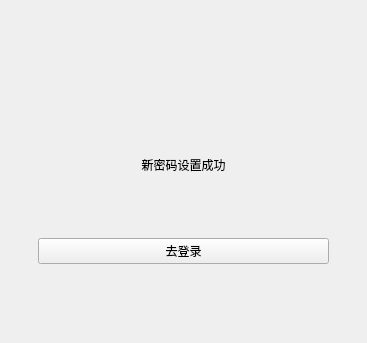
<?xml version="1.0" encoding="UTF-8"?>
<ui version="4.0">
 <class>ResetPasswordForm03</class>
 <widget class="QWidget" name="ResetPasswordForm03">
  <property name="geometry">
   <rect>
    <x>0</x>
    <y>0</y>
    <width>367</width>
    <height>343</height>
   </rect>
  </property>
  <property name="windowTitle">
   <string>Form</string>
  </property>
  <layout class="QVBoxLayout" name="verticalLayout_3">
   <property name="leftMargin">
    <number>38</number>
   </property>
   <property name="rightMargin">
    <number>38</number>
   </property>
   <item>
    <layout class="QVBoxLayout" name="verticalLayout">
     <item>
      <spacer name="verticalSpacer">
       <property name="orientation">
        <enum>Qt::Vertical</enum>
       </property>
       <property name="sizeHint" stdset="0">
        <size>
         <width>17</width>
         <height>68</height>
        </size>
       </property>
      </spacer>
     </item>
     <item>
      <layout class="QHBoxLayout" name="horizontalLayout_2">
       <item>
        <spacer name="horizontalSpacer">
         <property name="orientation">
          <enum>Qt::Horizontal</enum>
         </property>
         <property name="sizeHint" stdset="0">
          <size>
           <width>40</width>
           <height>20</height>
          </size>
         </property>
        </spacer>
       </item>
       <item>
        <widget class="QLabel" name="resetSuccess">
         <property name="minimumSize">
          <size>
           <width>50</width>
           <height>50</height>
          </size>
         </property>
         <property name="maximumSize">
          <size>
           <width>50</width>
           <height>50</height>
          </size>
         </property>
         <property name="text">
          <string/>
         </property>
         <property name="alignment">
          <set>Qt::AlignCenter</set>
         </property>
        </widget>
       </item>
       <item>
        <spacer name="horizontalSpacer_2">
         <property name="orientation">
          <enum>Qt::Horizontal</enum>
         </property>
         <property name="sizeHint" stdset="0">
          <size>
           <width>40</width>
           <height>20</height>
          </size>
         </property>
        </spacer>
       </item>
      </layout>
     </item>
     <item>
      <layout class="QVBoxLayout" name="verticalLayout_2">
       <property name="topMargin">
        <number>20</number>
       </property>
       <property name="bottomMargin">
        <number>58</number>
       </property>
       <item>
        <widget class="QLabel" name="resetOkTextLabel">
         <property name="text">
          <string>新密码设置成功</string>
         </property>
         <property name="alignment">
          <set>Qt::AlignCenter</set>
         </property>
        </widget>
       </item>
      </layout>
     </item>
     <item>
      <layout class="QHBoxLayout" name="horizontalLayout">
       <item>
        <widget class="QPushButton" name="goLoginPushButton">
         <property name="text">
          <string>去登录</string>
         </property>
        </widget>
       </item>
      </layout>
     </item>
     <item>
      <spacer name="verticalSpacer_2">
       <property name="orientation">
        <enum>Qt::Vertical</enum>
       </property>
       <property name="sizeHint" stdset="0">
        <size>
         <width>17</width>
         <height>68</height>
        </size>
       </property>
      </spacer>
     </item>
    </layout>
   </item>
  </layout>
 </widget>
 <resources/>
 <connections/>
</ui>
